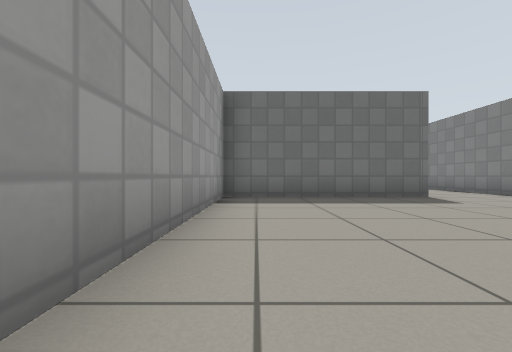
view 1 (above)

24 first-person views from a walk through a Gazebo world. The camera is 0.5 m above the floor, looks level and sees 90° across. The floor is counted in squares, 1 m on a side. Each view is taken from the middle of a square. On the plan, view 1 faces up. The plan holds only what a view shows up to about 9 squares ahead; the rest is blank. Robots are left out. Gazebo's built-in surfaces are drawn with simple patterns. Some stock models are drawn as simple stand-ins.

view 2
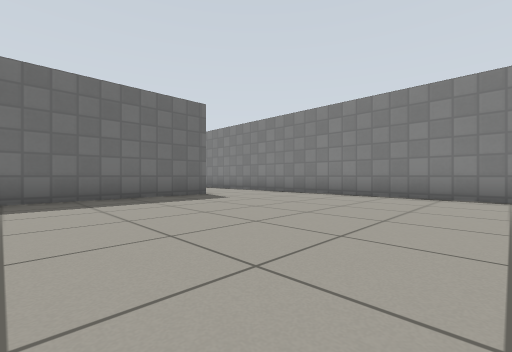

view 3
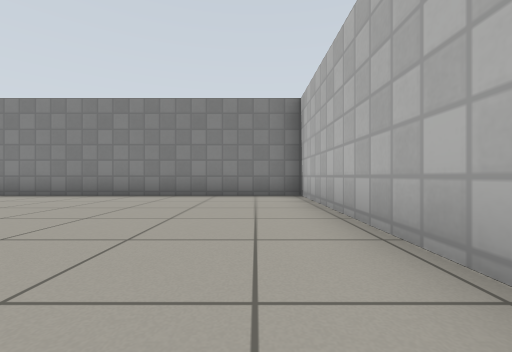

view 4
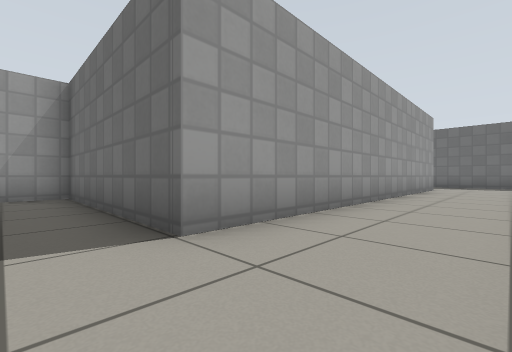

view 5
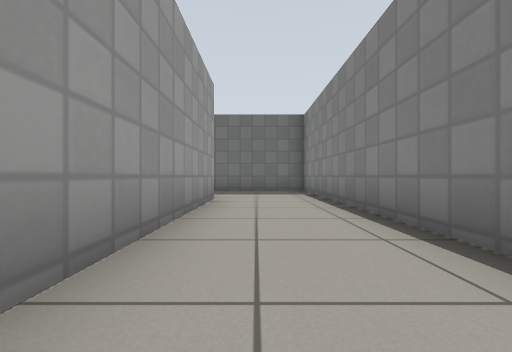

view 6
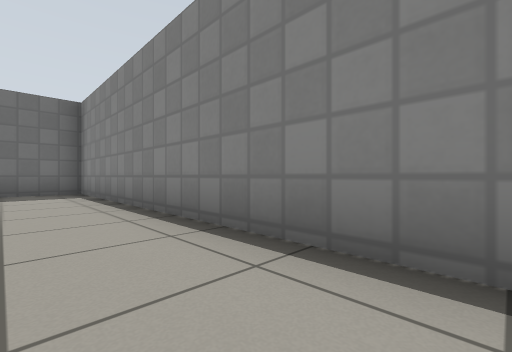

view 7
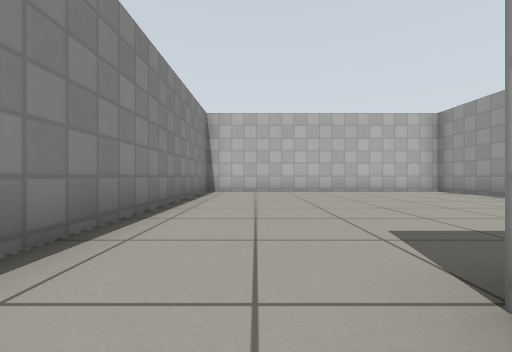

view 8
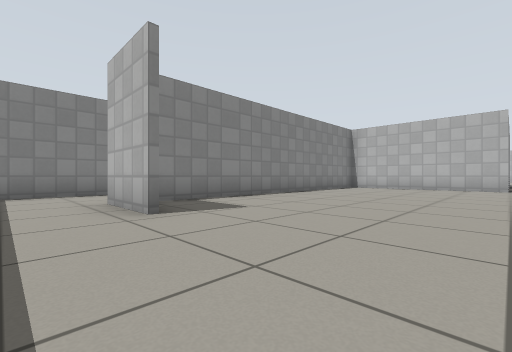

view 9
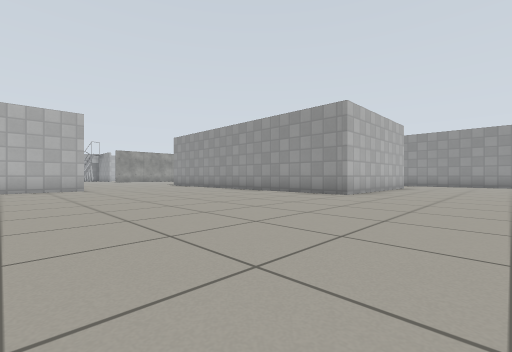

view 10
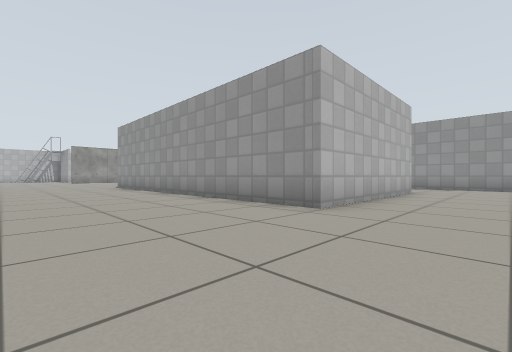

view 11
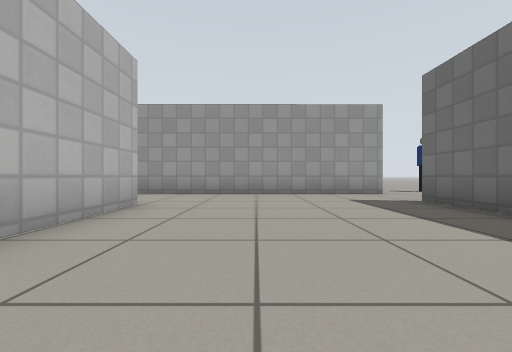

view 12
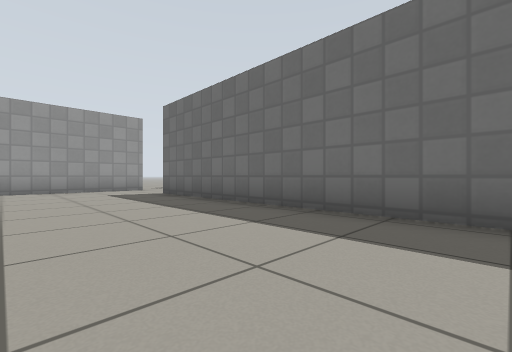

view 13
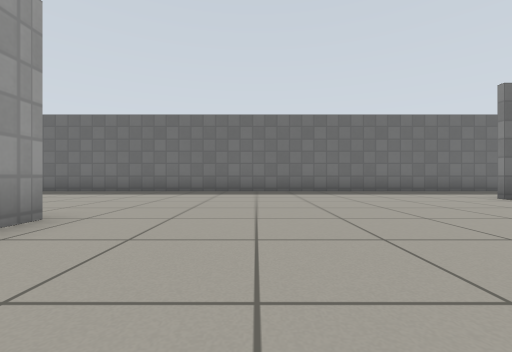

view 14
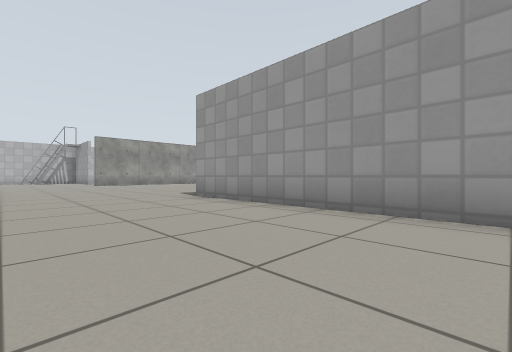

view 15
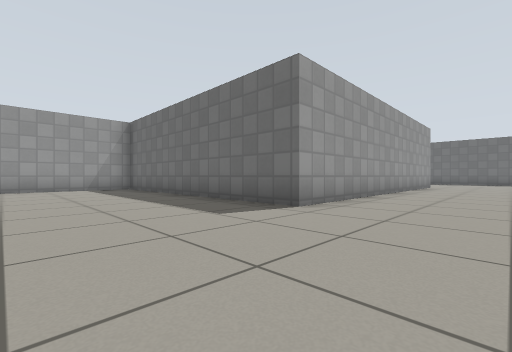

view 16
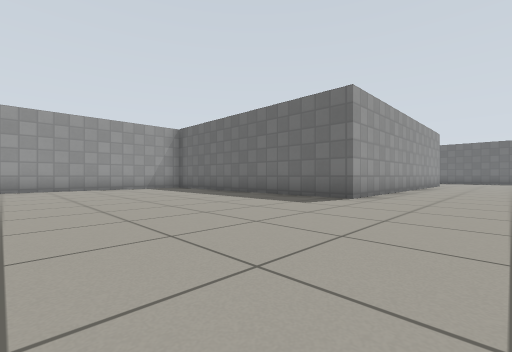

view 17
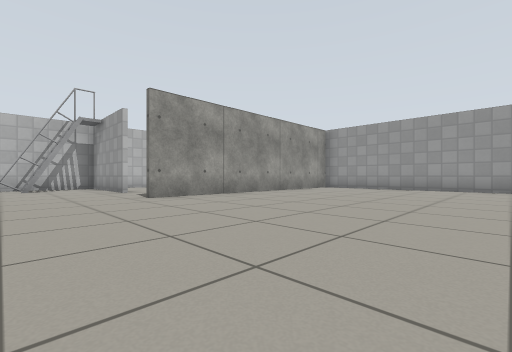

view 18
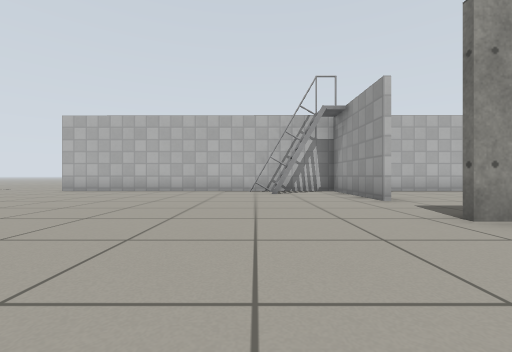

view 19
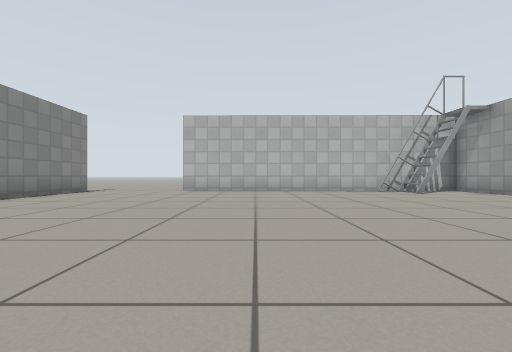

view 20
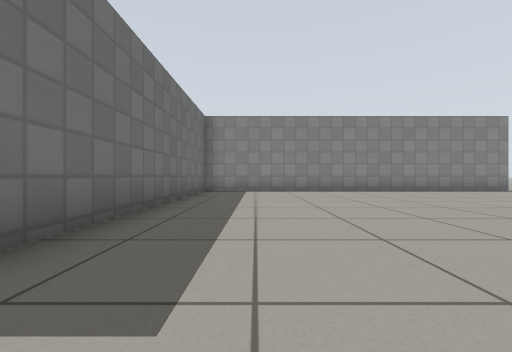

view 21
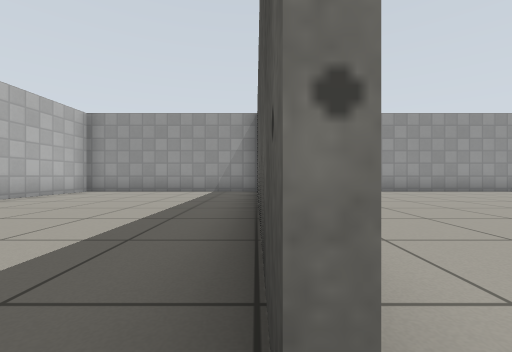

view 22
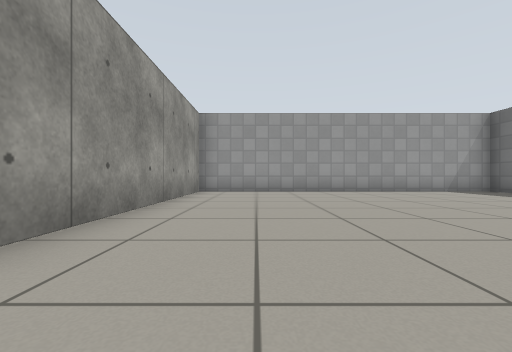

view 23
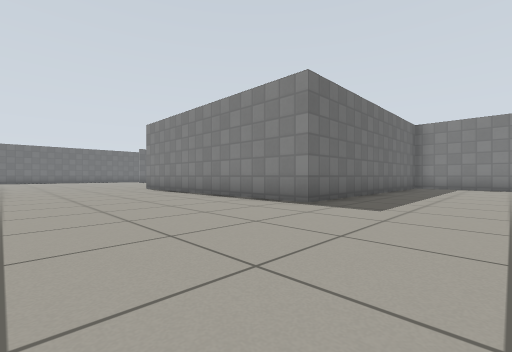

view 24
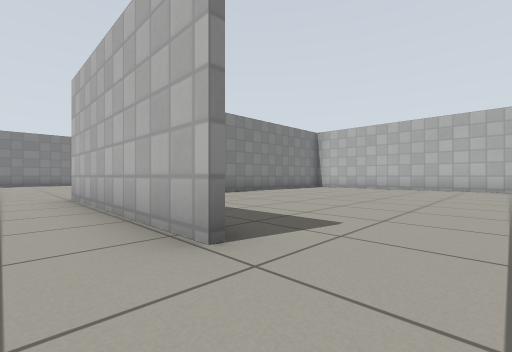

### Floor plan
Ten units are one square. View 1 is at (0, 0); x grows to the right and y downward. Boxes are objects, and circles mark ways between rooms. Rooms are numbered by the first view taken in them; rooms with no view inside come last. Other rooms are left out.
<svg viewBox="-136 -188 207 308">
<path fill="none" stroke="#000" d="M66 11 66 -183 46 -183M41 -156 41 -60 -8 -60 -8 12 66 12M-10 -62 10 -62M39 -91 39 -149M66 13 -9 13 -9 -48M-55 80 -55 104M-131 58 -54 58M-105 -129 -55 -129 -55 -34 -131 -34 -131 60M-36 114 35 115M-55 114 -45 114M22 -156 41 -156M66 115 66 11M46 -183 -111 -183M-131 -174 -131 -135M-54 60 -99 60M-131 60 -131 114 -74 114"/>
<rect x="-45" y="95" width="10" height="20" fill="#bbb"><title>ladder</title></rect>
<circle cx="35" cy="-165" r="3" fill="#2a7"/>
<circle cx="-60" cy="75" r="3" fill="#2a7"/>
<text x="40" y="-50">1</text>
<text x="-30" y="-20">2</text>
<text x="-90" y="90">3</text>
</svg>
Room 1 opens to room 2. Room 2 opens to room 3.

Where each view was taken, in squares from view 1:
view 1: 0 up, 0 right, facing up
view 2: 0 up, 0 right, facing up-right
view 3: 0 up, 0 right, facing right
view 4: 5 up, 6 right, facing up-left
view 5: 10 up, 5 right, facing up
view 6: 10 up, 5 right, facing up-right
view 7: 7 up, 5 right, facing down
view 8: 17 up, 1 left, facing down-right
view 9: 16 up, 1 right, facing down-left
view 10: 15 up, 2 left, facing down-left
view 11: 15 up, 6 left, facing left
view 12: 15 up, 4 left, facing up-left
view 13: 10 up, 3 left, facing up
view 14: 9 up, 2 left, facing down-left
view 15: 0 up, 3 left, facing up-left
view 16: 2 down, 3 left, facing up-left
view 17: 0 up, 3 left, facing down-left
view 18: 3 down, 3 left, facing down
view 19: 3 down, 1 right, facing down
view 20: 3 down, 2 left, facing right
view 21: 6 down, 5 left, facing left
view 22: 4 down, 5 left, facing left
view 23: 4 down, 5 left, facing up-right
view 24: 14 up, 12 left, facing down-right
